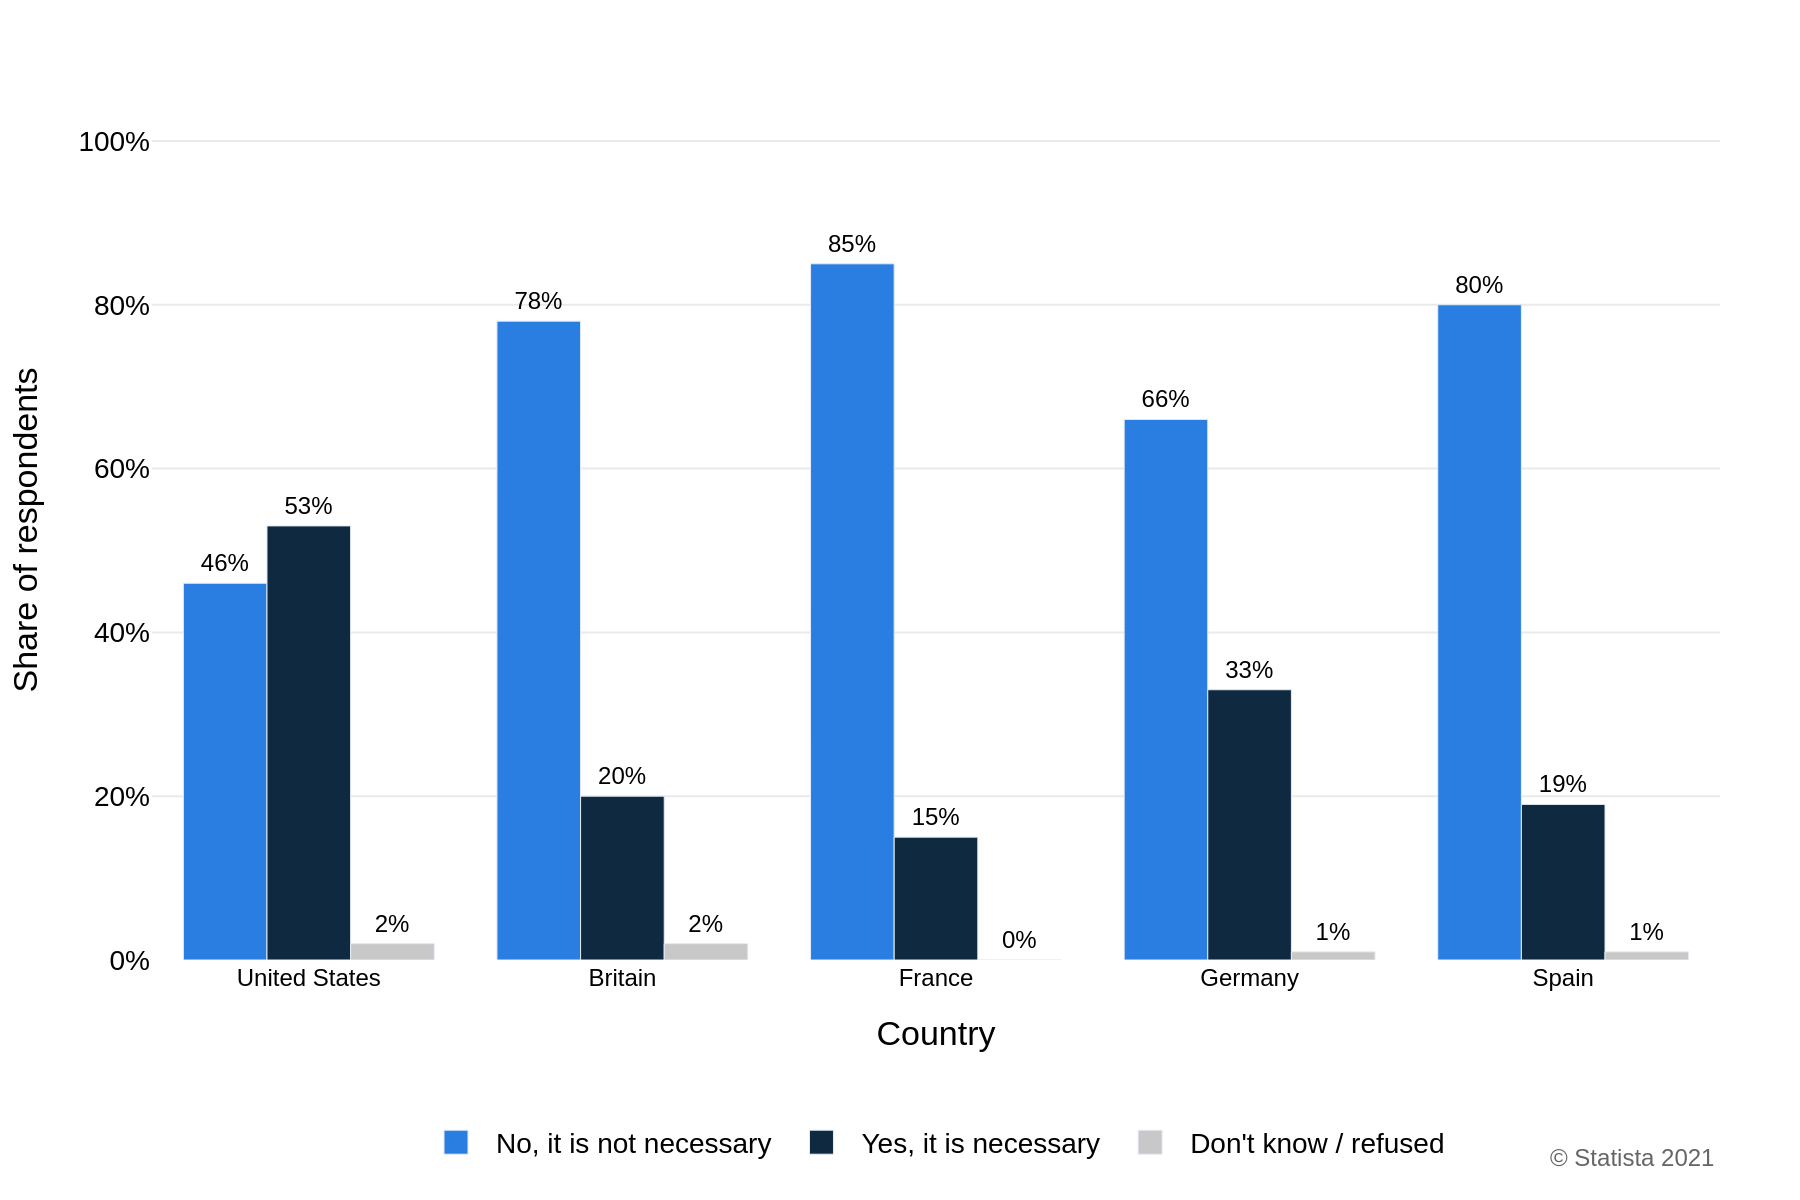

This chart was generated by the following Python code:
import sys
import json
import os
import plotly.graph_objects as go

# --- 1. Load data from JSON file ---
if len(sys.argv) != 2:
    print("Usage: python create_chart.py <path_to_json_file>")
    sys.exit(1)

json_path = sys.argv[1]

try:
    with open(json_path, 'r', encoding='utf-8') as f:
        chart_config = json.load(f)
except FileNotFoundError:
    print(f"Error: The file '{json_path}' was not found.")
    sys.exit(1)
except json.JSONDecodeError:
    print(f"Error: Failed to decode JSON from '{json_path}'.")
    sys.exit(1)

# --- 2. Extract data and texts ---
chart_data = chart_config.get('chart_data', {})
texts = chart_config.get('texts', {})
colors = chart_config.get('colors', [])
categories = chart_data.get('categories', [])
series = chart_data.get('series', [])

# --- 3. Create the chart figure ---
fig = go.Figure()

# --- 4. Add traces (bars) for each series ---
for i, s in enumerate(series):
    fig.add_trace(go.Bar(
        x=categories,
        y=s.get('data', []),
        name=s.get('name', ''),
        marker_color=colors[i % len(colors)],
        text=[f'{val}%' for val in s.get('data', [])],
        textposition='outside',
        textfont=dict(
            family="Arial",
            size=12,
            color='black'
        ),
        cliponaxis=False
    ))

# --- 5. Configure layout ---
title_text = texts.get('title')
full_title = f"<b>{title_text}</b>" if title_text else ""

fig.update_layout(
    barmode='group',
    title=dict(
        text=full_title,
        x=0.05,
        xanchor='left'
    ),
    xaxis=dict(
        title=texts.get('x_axis_title', ''),
        tickfont=dict(size=12),
        showgrid=False,
        zeroline=True,
        zerolinecolor='black',
        zerolinewidth=1
    ),
    yaxis=dict(
        title=texts.get('y_axis_title', ''),
        ticksuffix='%',
        range=[0, 105],
        dtick=20,
        showgrid=True,
        gridcolor='#EAEAEA',
        gridwidth=1,
        zeroline=False
    ),
    legend=dict(
        orientation='h',
        yanchor='bottom',
        y=-0.25,
        xanchor='center',
        x=0.5
    ),
    font=dict(
        family="Arial",
        size=14,
        color="black"
    ),
    plot_bgcolor='white',
    paper_bgcolor='white',
    margin=dict(l=60, r=40, t=50, b=120),
    annotations=[
        dict(
            text=texts.get('source', ''),
            showarrow=False,
            xref='paper',
            yref='paper',
            x=1,
            y=-0.25,
            xanchor='right',
            yanchor='bottom',
            font=dict(
                size=12,
                color='#666666'
            )
        )
    ]
)

# --- 6. Save the chart as a PNG image ---
base_name = os.path.splitext(os.path.basename(json_path))[0]
output_filename = f"{base_name}.png"

try:
    fig.write_image(output_filename, scale=2, width=900, height=600)
    print(f"Chart saved to {output_filename}")
except Exception as e:
    print(f"Error saving image: {e}")
    sys.exit(1)
